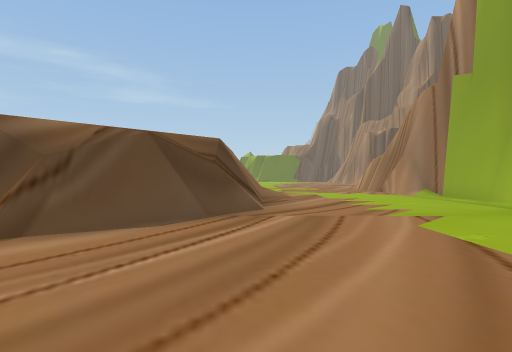
View 1 (above)

21 first-person views from a walk through a Unity game level. The camera is 1.3 m above the floor, looks level and sees 80° across. The floor is counted in squares, 2 m on a side. Each view is taken from the middle of a square. On the plan, view 1 faces up. The plan holds only what a view shows up to about 10 squares ahead; the rest is blank. The place goes on beyond the plan.

View 2
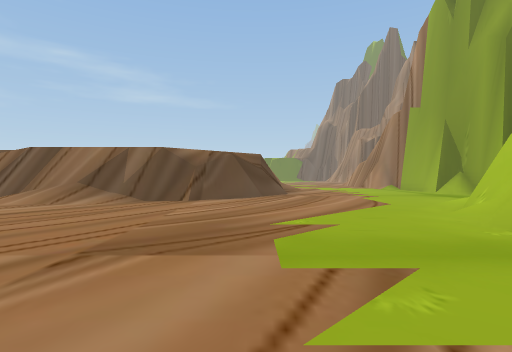

View 3
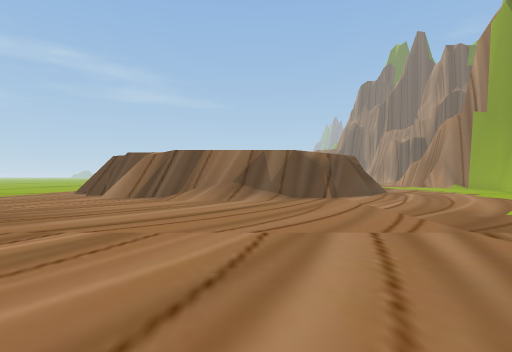

View 4
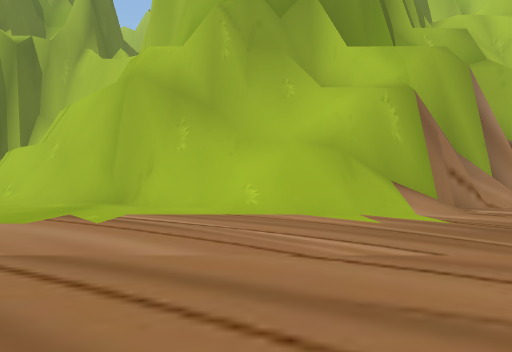

View 5
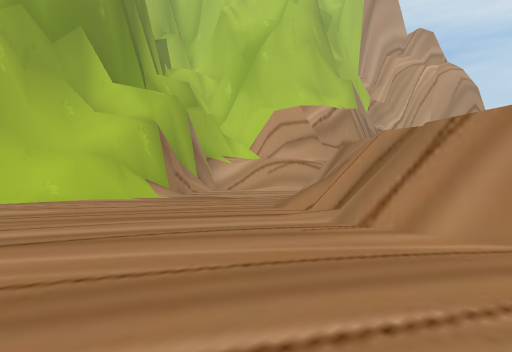

View 6
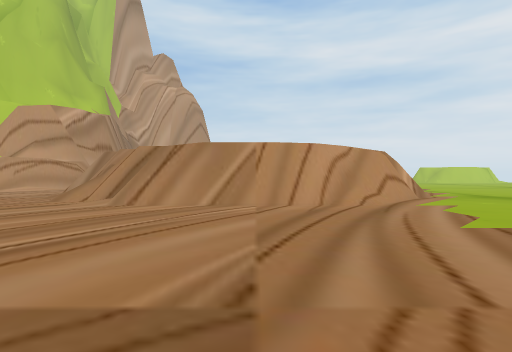

View 7
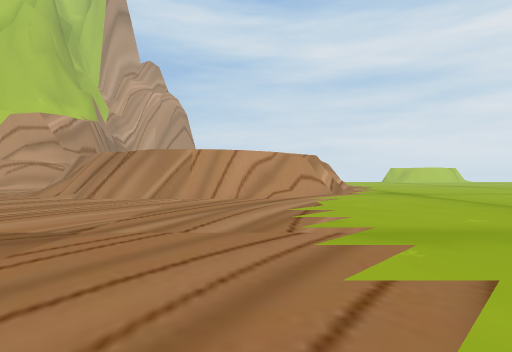

View 8
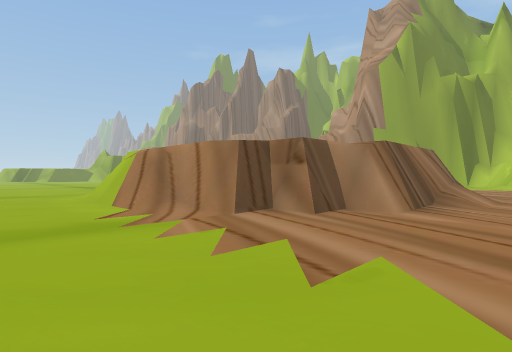

View 9
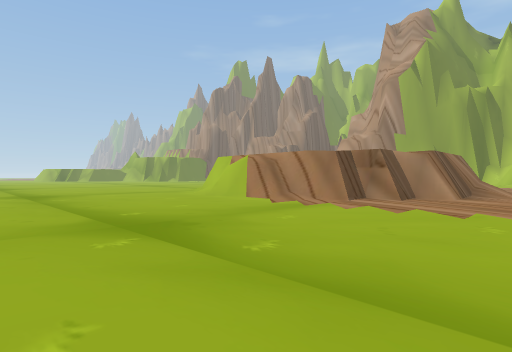

View 10
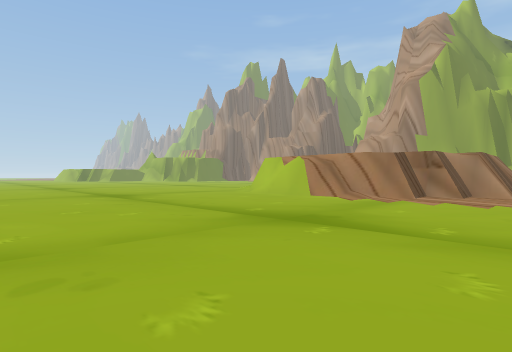

View 11
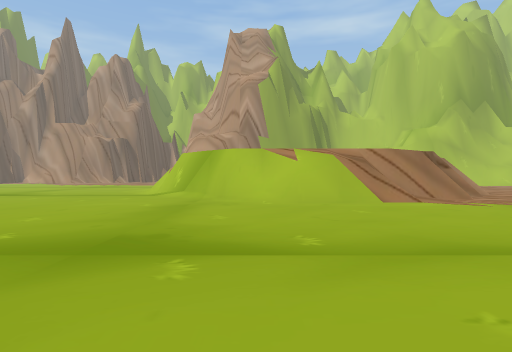

View 12
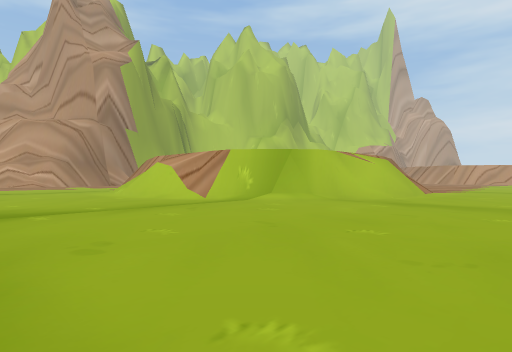

View 13
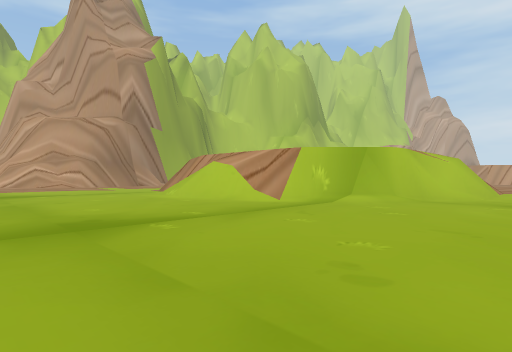

View 14
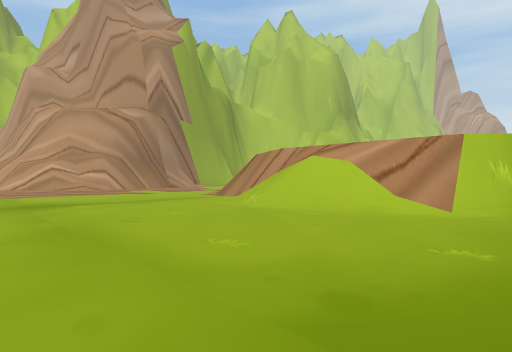

View 15
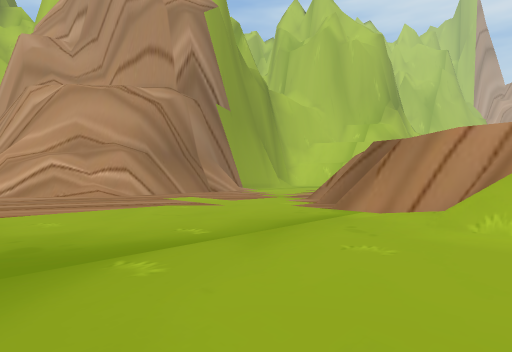

View 16
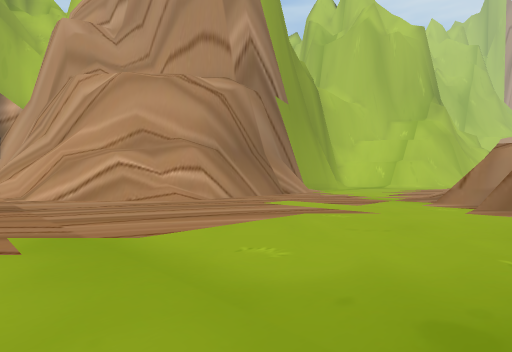

View 17
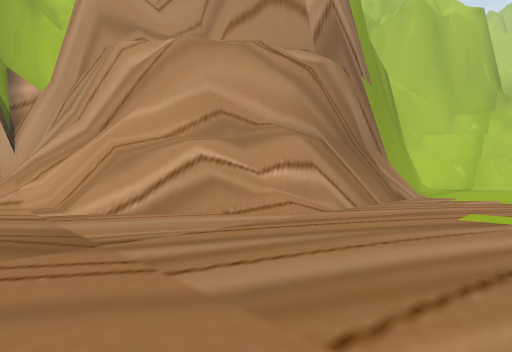

View 18
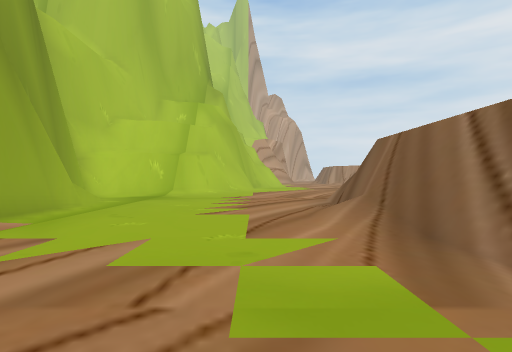

View 19
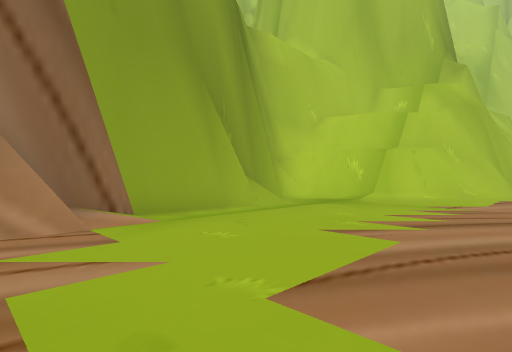

View 20
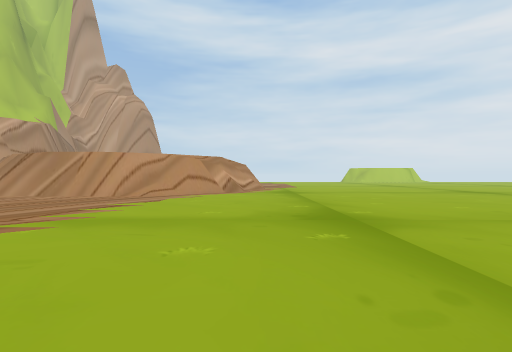

View 21
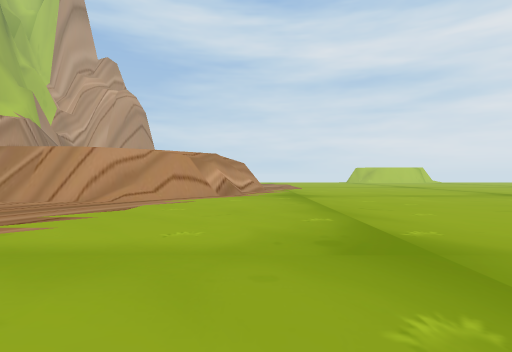

### Floor plan
Key: @ floor where view 1 was taken; # wall or solid block; . main floor; : floor 0.5 m higher than the main floor; + floor 3 m higher than the main floor; / step, stairs or slope; = window, fence, low wall or low ledge; v drop or lower ground.
Columns run from 23 left of view 1 to 13 right of it. Each row starts with its distance up from view 1.
 21          ..........  ..........
 20        .........................//###
 19        ........................####
 18        .......................##
 17        ......................##
 16        ......................##
 15        ......../##//........##
 14    .. ......./##///###......##
 13    ........./#/      ##.....#
 12    .........#/        #:....##
 11    ......../#         /v....##
 10    ........=/         /v/....#
  9    ........#/         /v/....#
  8    ........//         /v.....#
  7   .........//         /v.....##
  6   ..........#        +#=......#
  5   ..........##      +##.......#
  4   ...........##vvvvv=#.......##
  3   ............##==##=.......###
  2   .........................##
  1     ......................##
  0      ..................@..##
 -1     .....................=#
 -2    ......................##
 -3    ......................##
 -4   ......................=#
 -5  .......................##
 -6 ........................=#
 -7 .......................=##
 -8 ..........//#####/.....=##
 -9 ........./###   ##/.....#
-10 ......../##      =#/....#

Where each view was taken, in squares from view 1:
view 1: 0 up, 0 right, facing up
view 2: 5 down, 1 left, facing up
view 3: 6 down, 5 left, facing up
view 4: 6 down, 5 left, facing right
view 5: 4 down, 9 left, facing down-right
view 6: 1 down, 10 left, facing down
view 7: 1 up, 12 left, facing down
view 8: 1 up, 15 left, facing up-right
view 9: 1 up, 19 left, facing up-right
view 10: 2 up, 21 left, facing up-right
view 11: 11 up, 20 left, facing right
view 12: 20 up, 16 left, facing down-right
view 13: 21 up, 14 left, facing down-right
view 14: 21 up, 10 left, facing down-right
view 15: 20 up, 5 left, facing down-right
view 16: 21 up, 2 left, facing down-right
view 17: 21 up, 2 right, facing down-right
view 18: 14 up, 2 right, facing down
view 19: 12 up, 1 right, facing down-right
view 20: 2 up, 16 left, facing down
view 21: 0 up, 16 left, facing down
